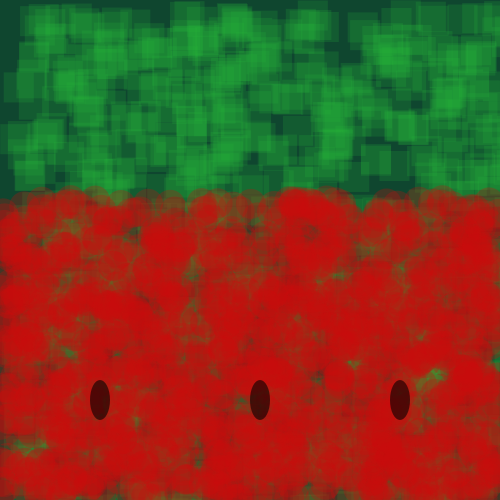
Frame 1 (no input)
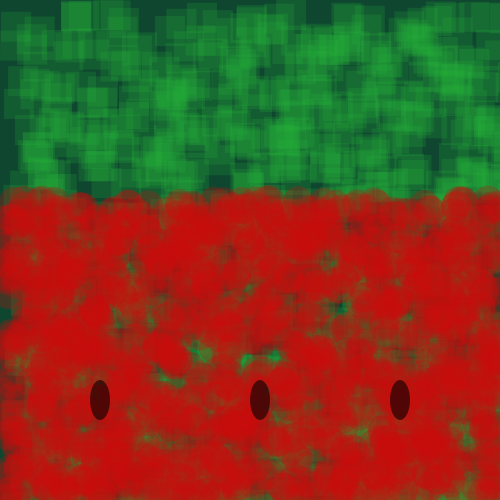
Frame 2 (the mouse pressed at the canvas centre, redrawn once)

The Processing sketch that drew these frames (run headless with seeded random() and noise(); the mouse was pressed at the canvas centre and the sketch redrawn once):

// Processing sketch: processing_11211
// ── processing_11211.pde

void setup(){
  size(500, 500);
  colorMode(HSB);
  background(255);
  noStroke();
  smooth();
  noLoop();
}

void draw(){
  
  //背景
  drawBack(0, 0);
  
  //緑
  for(int i = 0 ; i < 1000 ; i++){
    drawGreen(random(width), random(0, 500));
  }
  
 //赤
  for(int i = 0 ; i < 1500 ; i++){
    drawRed(random(width), random(200, 500));
  }
  
  //種
  drawTane(100, 400);
 
 save("0812082, png");

}

//背景
void drawBack(int x, int y){
  fill(110, 200, 70);
  rect(x, y, 500, 500);
}


//緑
void drawGreen(float x, float y){
    fill(90, 200, 180, 50);
    rect(x, y, 30, 30);
}


//赤
void drawRed(float x, float y){
    fill(0, 240, 200, 70);
    ellipse(x, y, 30, 30);
}


//種
void drawTane(int x, int y){
  fill(0, 0, 0, 150);
  ellipse(x, y, 20, 40);
  ellipse(x+160, y, 20, 40);
  ellipse(x+300, y, 20, 40);
}
